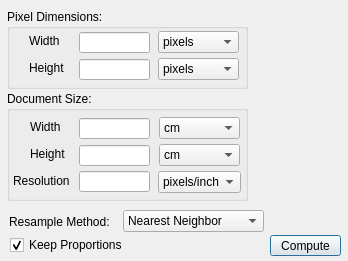
<?xml version="1.0" encoding="UTF-8"?>
<ui version="4.0">
 <class>ImageResizeDialog</class>
 <widget class="QDialog" name="ImageResizeDialog">
  <property name="geometry">
   <rect>
    <x>0</x>
    <y>0</y>
    <width>348</width>
    <height>261</height>
   </rect>
  </property>
  <property name="windowTitle">
   <string>Resize Image</string>
  </property>
  <widget class="QGroupBox" name="group_pixDim">
   <property name="geometry">
    <rect>
     <x>7</x>
     <y>9</y>
     <width>241</width>
     <height>80</height>
    </rect>
   </property>
   <property name="title">
    <string>Pixel Dimensions:</string>
   </property>
   <widget class="QLabel" name="text_width">
    <property name="geometry">
     <rect>
      <x>22</x>
      <y>24</y>
      <width>41</width>
      <height>15</height>
     </rect>
    </property>
    <property name="toolTip">
     <string>Describes the width in pixels</string>
    </property>
    <property name="text">
     <string>Width</string>
    </property>
   </widget>
   <widget class="QLineEdit" name="edit_pixWidth">
    <property name="geometry">
     <rect>
      <x>72</x>
      <y>23</y>
      <width>71</width>
      <height>21</height>
     </rect>
    </property>
    <property name="toolTip">
     <string>Describes the width in pixels</string>
    </property>
   </widget>
   <widget class="QComboBox" name="popup_pixWidth">
    <property name="geometry">
     <rect>
      <x>151</x>
      <y>22</y>
      <width>81</width>
      <height>22</height>
     </rect>
    </property>
    <item>
     <property name="text">
      <string>pixels</string>
     </property>
    </item>
    <item>
     <property name="text">
      <string>percent</string>
     </property>
    </item>
   </widget>
   <widget class="QLabel" name="text_height">
    <property name="geometry">
     <rect>
      <x>22</x>
      <y>50</y>
      <width>41</width>
      <height>18</height>
     </rect>
    </property>
    <property name="toolTip">
     <string>Describes the height in pixels</string>
    </property>
    <property name="text">
     <string>Height</string>
    </property>
   </widget>
   <widget class="QLineEdit" name="edit_pixHeight">
    <property name="geometry">
     <rect>
      <x>72</x>
      <y>50</y>
      <width>71</width>
      <height>21</height>
     </rect>
    </property>
    <property name="toolTip">
     <string>Describes the height in pixels</string>
    </property>
   </widget>
   <widget class="QComboBox" name="popup_pixHeight">
    <property name="geometry">
     <rect>
      <x>151</x>
      <y>49</y>
      <width>81</width>
      <height>22</height>
     </rect>
    </property>
    <item>
     <property name="text">
      <string>pixels</string>
     </property>
    </item>
    <item>
     <property name="text">
      <string>percent</string>
     </property>
    </item>
   </widget>
  </widget>
  <widget class="QGroupBox" name="group_docSize">
   <property name="geometry">
    <rect>
     <x>7</x>
     <y>91</y>
     <width>241</width>
     <height>110</height>
    </rect>
   </property>
   <property name="title">
    <string>Document Size:</string>
   </property>
   <widget class="QLabel" name="text_docWidth">
    <property name="geometry">
     <rect>
      <x>23</x>
      <y>28</y>
      <width>41</width>
      <height>15</height>
     </rect>
    </property>
    <property name="toolTip">
     <string>Set the document width</string>
    </property>
    <property name="text">
     <string>Width</string>
    </property>
   </widget>
   <widget class="QLineEdit" name="edit_docWidth">
    <property name="geometry">
     <rect>
      <x>72</x>
      <y>27</y>
      <width>71</width>
      <height>21</height>
     </rect>
    </property>
    <property name="toolTip">
     <string>Set the document width</string>
    </property>
   </widget>
   <widget class="QComboBox" name="popup_docWidth">
    <property name="geometry">
     <rect>
      <x>152</x>
      <y>26</y>
      <width>81</width>
      <height>22</height>
     </rect>
    </property>
    <item>
     <property name="text">
      <string>cm</string>
     </property>
    </item>
    <item>
     <property name="text">
      <string>mm</string>
     </property>
    </item>
    <item>
     <property name="text">
      <string>inch</string>
     </property>
    </item>
    <item>
     <property name="text">
      <string>points</string>
     </property>
    </item>
   </widget>
   <widget class="QLabel" name="text_docHeight">
    <property name="geometry">
     <rect>
      <x>23</x>
      <y>54</y>
      <width>41</width>
      <height>18</height>
     </rect>
    </property>
    <property name="toolTip">
     <string>Set the document height</string>
    </property>
    <property name="text">
     <string>Height</string>
    </property>
   </widget>
   <widget class="QLineEdit" name="edit_docHeight">
    <property name="geometry">
     <rect>
      <x>72</x>
      <y>54</y>
      <width>71</width>
      <height>21</height>
     </rect>
    </property>
    <property name="toolTip">
     <string>Set the document height</string>
    </property>
   </widget>
   <widget class="QComboBox" name="popup_docHeight">
    <property name="geometry">
     <rect>
      <x>152</x>
      <y>53</y>
      <width>81</width>
      <height>22</height>
     </rect>
    </property>
    <item>
     <property name="text">
      <string>cm</string>
     </property>
    </item>
    <item>
     <property name="text">
      <string>mm</string>
     </property>
    </item>
    <item>
     <property name="text">
      <string>inch</string>
     </property>
    </item>
    <item>
     <property name="text">
      <string>points</string>
     </property>
    </item>
   </widget>
   <widget class="QLabel" name="text_resolution">
    <property name="geometry">
     <rect>
      <x>6</x>
      <y>81</y>
      <width>65</width>
      <height>18</height>
     </rect>
    </property>
    <property name="toolTip">
     <string>Set the document resolution</string>
    </property>
    <property name="text">
     <string>Resolution</string>
    </property>
   </widget>
   <widget class="QLineEdit" name="edit_docResolution">
    <property name="geometry">
     <rect>
      <x>72</x>
      <y>80</y>
      <width>71</width>
      <height>21</height>
     </rect>
    </property>
    <property name="toolTip">
     <string>Set the document resolution</string>
    </property>
   </widget>
   <widget class="QComboBox" name="popup_docResolution">
    <property name="geometry">
     <rect>
      <x>151</x>
      <y>80</y>
      <width>83</width>
      <height>22</height>
     </rect>
    </property>
    <property name="toolTip">
     <string>Set the document resolution</string>
    </property>
    <item>
     <property name="text">
      <string>pixels/inch</string>
     </property>
    </item>
    <item>
     <property name="text">
      <string>pixels/cm</string>
     </property>
    </item>
   </widget>
  </widget>
  <widget class="QCheckBox" name="check_constProportions">
   <property name="geometry">
    <rect>
     <x>10</x>
     <y>235</y>
     <width>131</width>
     <height>20</height>
    </rect>
   </property>
   <property name="toolTip">
    <string>Constrain aspect ratio</string>
   </property>
   <property name="text">
    <string>Keep Proportions</string>
   </property>
   <property name="checked">
    <bool>true</bool>
   </property>
  </widget>
  <widget class="QLabel" name="text_resampMethod">
   <property name="geometry">
    <rect>
     <x>9</x>
     <y>213</y>
     <width>111</width>
     <height>18</height>
    </rect>
   </property>
   <property name="text">
    <string>Resample Method:</string>
   </property>
  </widget>
  <widget class="QComboBox" name="popup_resampMethod">
   <property name="geometry">
    <rect>
     <x>123</x>
     <y>210</y>
     <width>141</width>
     <height>22</height>
    </rect>
   </property>
   <property name="toolTip">
    <string>&lt;html&gt;Area Relation averages the source pixels each new pixel covers&lt;br&gt;(gdalwarp -r average)&lt;/html&gt;</string>
   </property>
   <item>
    <property name="text">
     <string>Nearest Neighbor</string>
    </property>
   </item>
   <item>
    <property name="text">
     <string>Bilinear</string>
    </property>
   </item>
   <item>
    <property name="text">
     <string>Bicubic</string>
    </property>
   </item>
   <item>
    <property name="text">
     <string>Area Relation</string>
    </property>
   </item>
  </widget>
  <widget class="QPushButton" name="push_OK">
   <property name="geometry">
    <rect>
     <x>270</x>
     <y>235</y>
     <width>71</width>
     <height>21</height>
    </rect>
   </property>
   <property name="text">
    <string>Compute</string>
   </property>
  </widget>
 </widget>
 <resources/>
 <connections/>
</ui>
